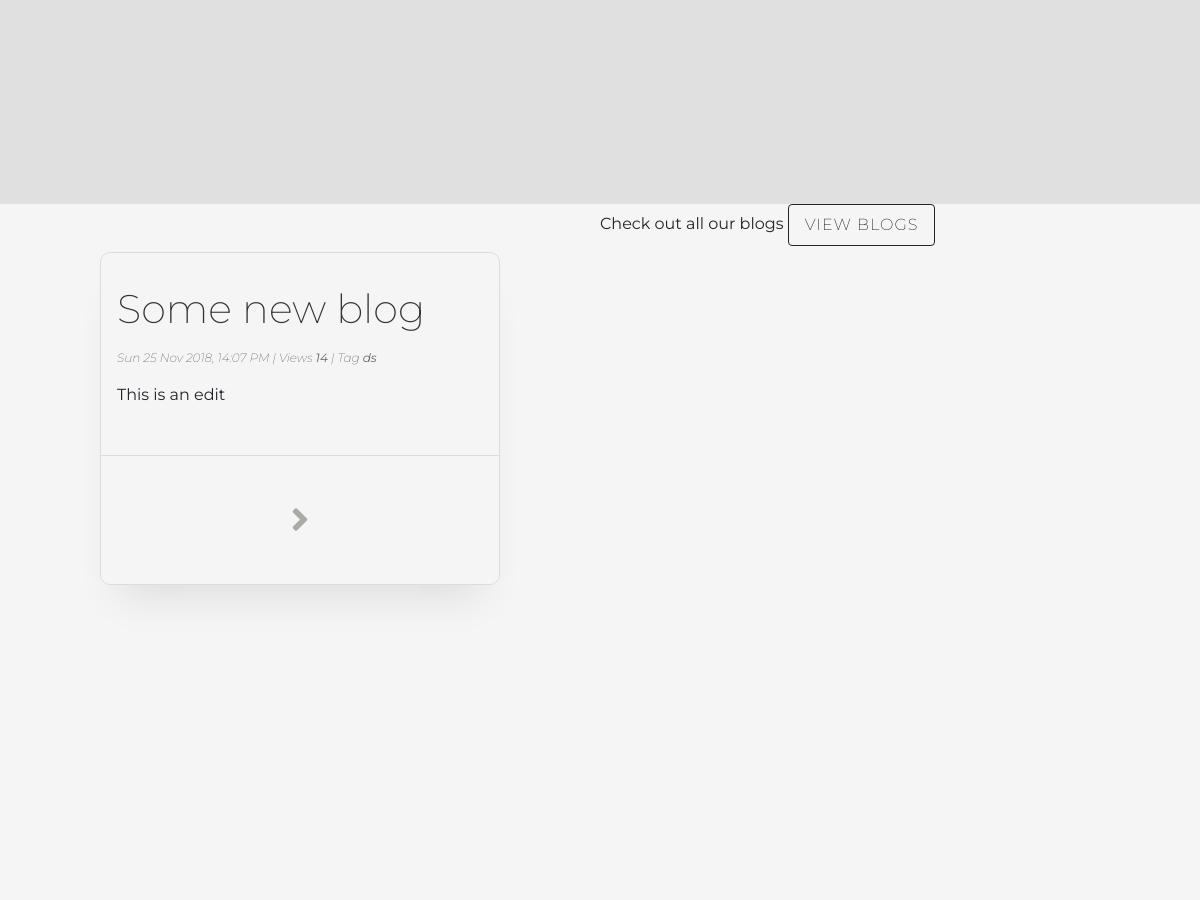
Before: / (middle part) with the older database file.
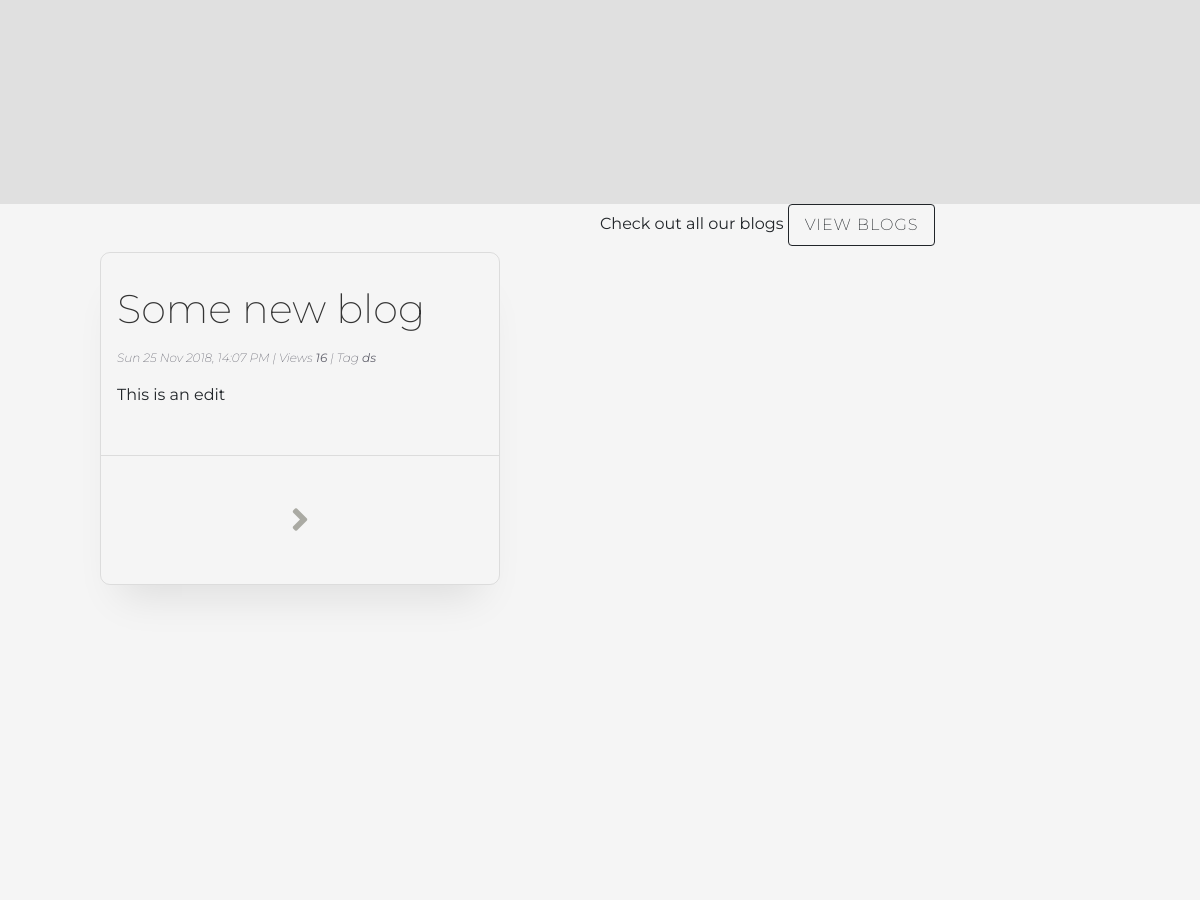
After: the same page with the newer database file.
### blog/models.py (models this page shows, shortened)
class Post(models.Model):
    author = models.ForeignKey(settings.AUTH_USER_MODEL)
    title = models.CharField(max_length=200)
    content = models.TextField()
    created_date = models.DateTimeField(default=timezone.now)
    published_date = models.DateTimeField(blank=True, null=True)
    views = models.IntegerField(default=0)
    tag = models.CharField(max_length=100, blank=True, null=True)
    image = models.ImageField(upload_to="images", blank=True, null=True)

### home/views.py (the view)
# urls.py: url(r'^$', views.index, name='index'),
def index(request):
    latest_post = Post.objects.filter(published_date__lte=timezone.now()
                                      ).order_by('-published_date').first()
    return render(request, 'home/index.html', {'post': latest_post})

### home/templates/home/index.html (shortened to what this page needs)
{% extends "home/base.html" %}
{% load staticfiles %}
{% block head_css %}<link rel="stylesheet" href="{% static "css/pages/index.css" %}">{% endblock head_css %}
{% block body %}
    <section class="home-section home-courses">
    </section>
    <section class="home-section home-blog">
        <div class="row no-gutters">
            <div class="col-12 col-sm-6 post-container-col">
                <div class="row no-gutters d-flex justify-content-center">
                    <div class="post-container-home">
                        <div class="post-detail-container-home">
                            <h3 class="post-title">{{ post.title }}</h3>
                            <p class="post-details"><span class="blog-details">{{ post.published_date|date:"D d M Y" }}, {{ post.published_date|time:"H:i A" }} | Views <strong>{{ post.views }}</strong> | Tag <strong>{{ post.tag }}</strong></span></p>
                            <p class="post-snippet">{% autoescape off %}{{ post.content|truncatewords:20 }}{% endautoescape %}</p>
                        </div>
                        <div class="blog-read-more d-flex justify-content-center align-items-center">
                            <i class="fas fa-angle-right btn blog-read-more-icon" onclick="location.href='{{ post.id }}'"></i>
                        </div>
                    </div>
                </div>
            </div>
            <div class="col-12 col-sm-6">
                <span>Check out all our blogs</span>
                <a class="btn fullstack-btn"  onclick="location.href='{% url 'blog' %}'">View Blogs</a>
            </div>
        </div>
    </section>
{% endblock %}

### home/templates/home/base.html (shortened to what this page needs)
{% load staticfiles %}
<!DOCTYPE html>
<html lang="en">
<head>
    <link rel="stylesheet" href="{% static "css/style.css" %}">
    <link rel="stylesheet" href="https://use.fontawesome.com/releases/v5.3.1/css/all.css">
    {% block head_css %}{% endblock %}
</head>
<body>
   <main class="page-content">
       {% block body %}
       {% endblock %}
   </main>
</body>
</html>

### home/static/css/pages/index.css (style rules this page uses)
.home-section { height: 700px; width: 100%; }
.home-section:nth-child(2n) { background: #e0e0e0; }
.post-container-col { padding: 4%; }
.post-container-home { width: 100%; max-width: 400px; border: 0.5px solid rgba(0, 0, 0, 0.1); border-radius: 10px; overflow: hidden; -webkit-box-shadow: 0 30px 40px -20px rgba(0, 0, 0, 0.1); box-shadow: 0 30px 40px -20px rgba(0, 0, 0, 0.1); -webkit-transition: all 350ms ease-in-out; -o-transition: all 350ms ease-in-out; transition: all 350ms ease-in-out; }
.post-detail-container-home { padding: 2em 1em; }
.post-title { color: #333333 !important; font-size: 2.5rem; font-weight: 200; margin-bottom: 1rem; }
.post-details { font-size: 12px; color: #63636E; font-weight: 200; }
.blog-details { font-size: 12px; color: #63636E; font-style: italic; }
.blog-read-more { border-top: 0.5px solid rgba(0, 0, 0, 0.1); }
.blog-read-more-icon { width: 100%; color: #aaaaa3; padding: 1.25em; font-size: 2.25em; -webkit-transition: all 350ms ease-in-out; -o-transition: all 350ms ease-in-out; transition: all 350ms ease-in-out; }

Changed rows visible on the page:
changed Post "Some new blog": views "14" → "16"
